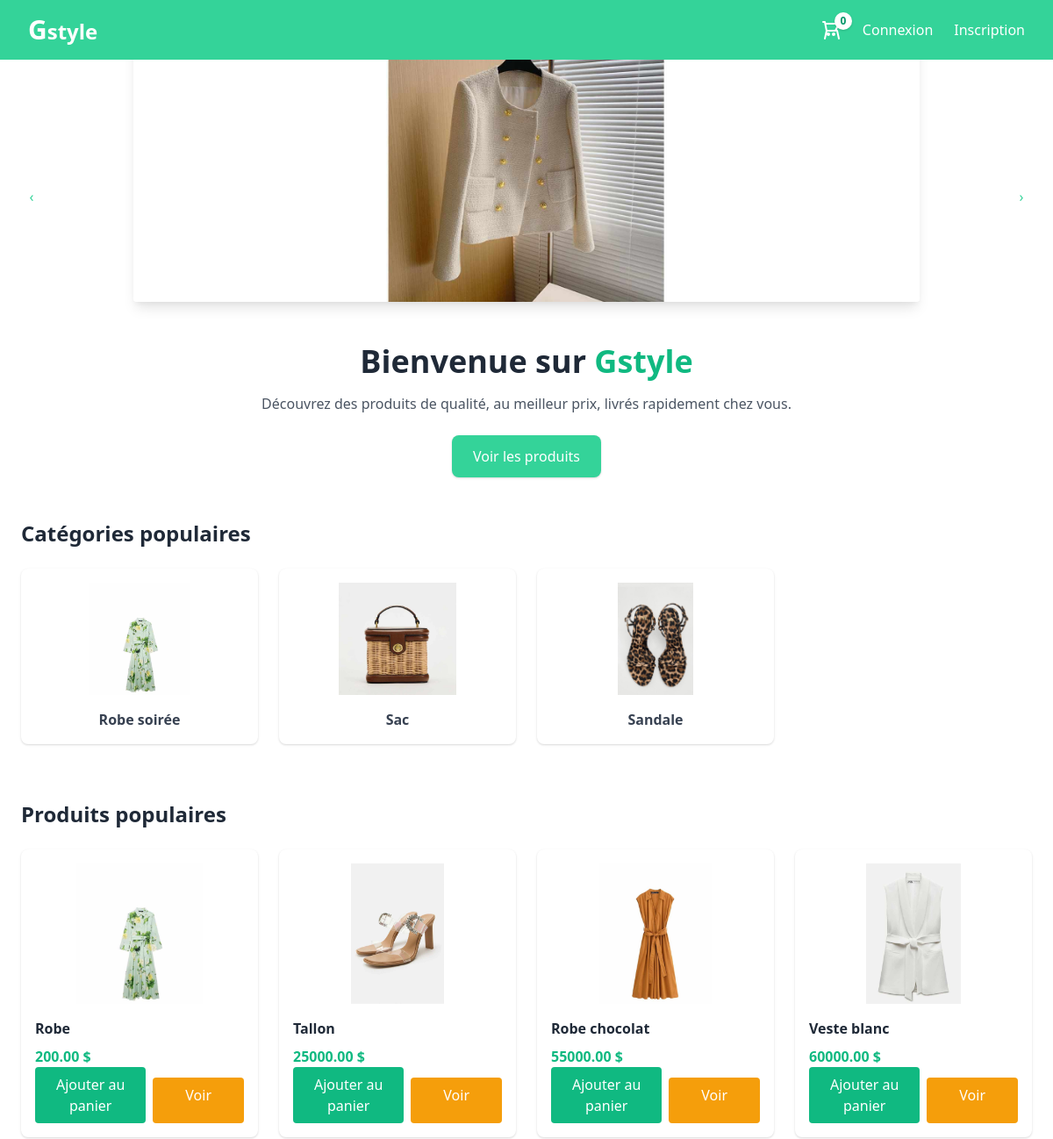
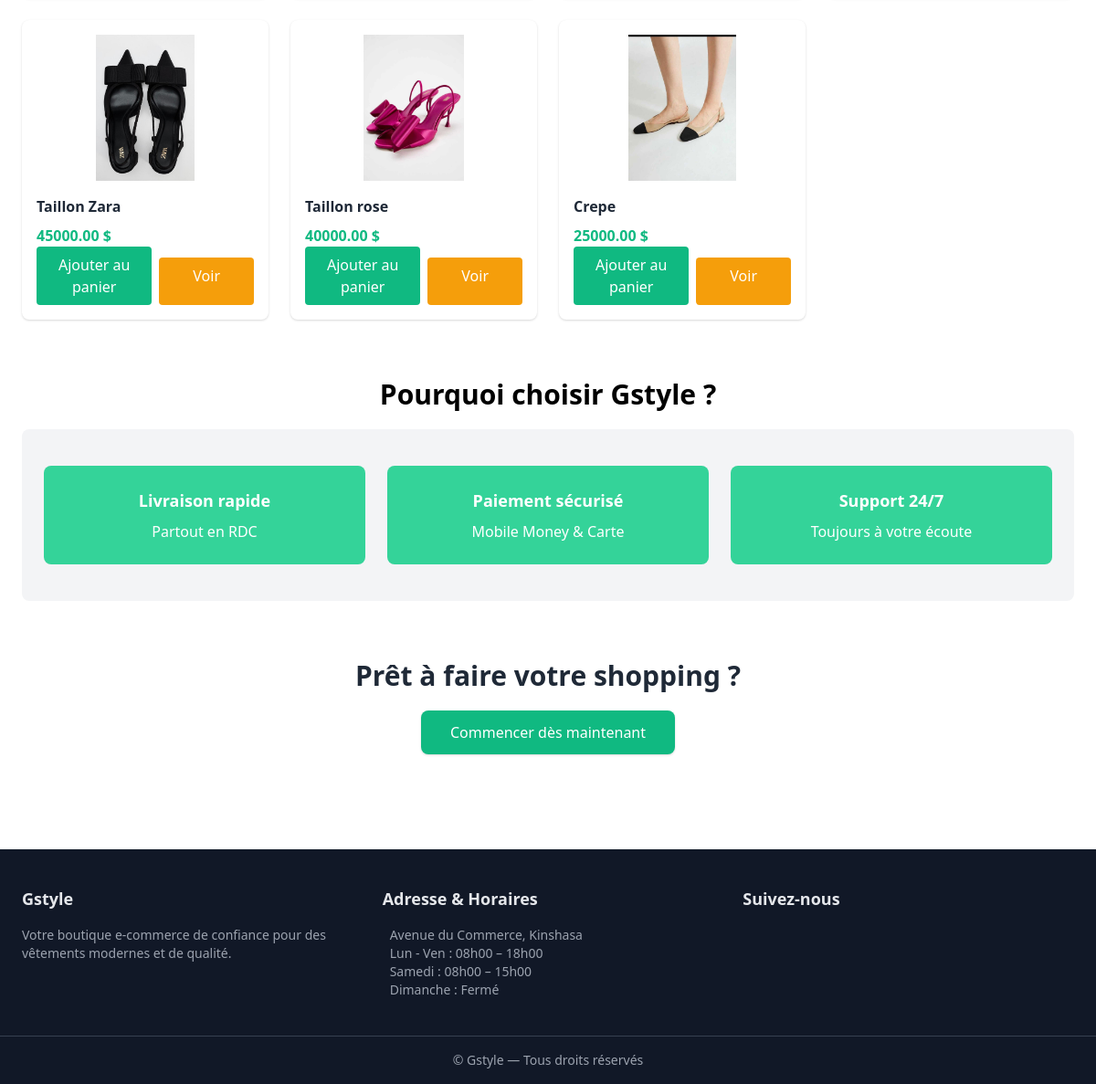
The page / on the database its author committed (2 pictures, top to bottom).
### products/models.py (models this page shows, shortened)
class Categorie(models.Model):
    nom = models.CharField(max_length=100)
    image = models.ImageField(upload_to="categories/", blank=True, null=True)
    est_populaire = models.BooleanField(default=False)

class Produit(models.Model):
    nom = models.CharField(max_length=200)
    description = models.TextField()
    prix = models.DecimalField(max_digits=10, decimal_places=2)
    image = models.ImageField(upload_to='products/')
    stock = models.PositiveIntegerField(default=0)
    est_populaire = models.BooleanField(default=False)
    categorie = models.ForeignKey(Categorie, on_delete=models.SET_NULL, null=True, blank=True)

### ecommerce/views.py (the view)
# urls.py: 2. Add a URL to urlpatterns:  path('', views.home, name='home')
def home(request):
    categories_populaires = Categorie.objects.filter(est_populaire=True)
    produits_populaires = Produit.objects.filter(est_populaire=True)[:8]
    context = {
        "categories": categories_populaires,
        "produits": produits_populaires,
    }
    return render(request, "home.html", context)

### panier/context_processors.py (called while the page is built)
def panier_context(request):
    if request.user.is_authenticated:
        panier, _ = Panier.objects.get_or_create(user=request.user)
        return {'panier': panier}
    return {'panier': None}

### ecommerce/templates/home.html (shortened to what this page needs)
{% extends "base.html" %}
{% load static %}
{% block content %}
<section class="text-center mb-12">
    <h1 class="text-4xl font-extrabold text-gray-800">
        Bienvenue sur <span class="text-green-500">Gstyle</span>
    </h1>
    <p class="mt-4 text-gray-600 max-w-2xl mx-auto">
        Découvrez des produits de qualité, au meilleur prix, livrés rapidement chez vous.
    </p>
    <a href="{% url 'products:list_products' %}"
       class="inline-block mt-6 bg-green-400 text-white px-6 py-3 rounded-lg shadow hover:bg-green-600 transition">
        Voir les produits
    </a>
</section>
<section class="mb-16">
    <h2 class="text-2xl font-bold mb-6 text-gray-800">
        Catégories populaires
    </h2>
    <div class="grid grid-cols-1 sm:grid-cols-2 md:grid-cols-4 gap-6">
        {% for cat in categories %}
        <div class="bg-white rounded-lg shadow hover:shadow-lg transition p-4 text-center">
            <img src="{{ cat.image.url }}" class="h-32 mx-auto object-contain" alt="{{ cat.nom }}">
            <h3 class="mt-4 font-semibold text-gray-700">{{ cat.nom }}</h3>
        </div>
        {% empty %}
        <p>Aucune catégorie populaire</p>
        {% endfor %}
    </div>
</section>
<section class="mb-16">
    <h2 class="text-2xl font-bold mb-6 text-gray-800">
        Produits populaires
    </h2>
    <div class="grid grid-cols-1 sm:grid-cols-2 md:grid-cols-4 gap-6">
        {% for prod in produits %}
        <div class="bg-white rounded-lg shadow hover:shadow-lg transition p-4">
            <img src="{{ prod.image.url }}" class="h-40 w-full object-contain" alt="{{ prod.nom }}">
            <h3 class="mt-4 font-semibold text-gray-800">{{ prod.nom }}</h3>
            <p class="text-green-500 font-bold mt-2">{{ prod.prix }} $</p>
            <div class="flex gap-2">
            <button
                data-id="{{ prod.id }}"
                onclick="addToCart(this.dataset.id)"
                class="px-4 py-2 bg-green-500 text-white rounded hover:bg-green-600">
                Ajouter au panier
            </button>
                <a href="{% url 'products:detail' prod.id %}" class="w-36 mt-3 bg-yellow-500 text-white text-center py-2 rounded hover:bg-yellow-600 transition">Voir</a>
            </div>
        </div>
        {% empty %}
        <p>Aucun produit populaire</p>
        {% endfor %}
    </div>
</section>
<h2 class="text-3xl text-center font-bold"> Pourquoi choisir Gstyle ?</h2>
<section class="bg-gray-100 rounded-lg p-10 px-6 mt-5 mb-16">
    <div class="grid grid-cols-1 md:grid-cols-3 gap-6 text-center">
        <div class="bg-green-400 p-6 text-white rounded-lg">
            <h3 class="font-bold text-lg">Livraison rapide</h3>
            <p class="text-white-600 mt-2">Partout en RDC</p>
        </div>
        <div class="bg-green-400 p-6 text-white rounded-lg">
            <h3 class="font-bold text-lg">Paiement sécurisé</h3>
            <p class="text-white-600 mt-2">Mobile Money & Carte</p>
        </div>
        <div class="bg-green-400 p-6 text-white rounded-lg">
            <h3 class="font-bold text-lg">Support 24/7</h3>
            <p class="text-white-600 mt-2">Toujours à votre écoute</p>
        </div>
    </div>
</section>
<section class="text-center mb-10">
    <h2 class="text-3xl font-bold text-gray-800">
        Prêt à faire votre shopping ?
    </h2>
    <a href="{% url 'products:list_products' %}"
       class="inline-block mt-5 bg-green-500 text-white px-8 py-3 rounded-lg shadow hover:bg-green-400 transition">
        Commencer dès maintenant
    </a>
</section>
{% endblock %}

### rows shown on the page
Categorie: image (picture), nom "Robe soirée"
Categorie: image (picture), nom "Sac"
Categorie: image (picture), nom "Sandale"
Produit: image (picture), nom "Robe", prix "200.00"
Produit: image (picture), nom "Tallon", prix "25000.00"
Produit: image (picture), nom "Robe chocolat", prix "55000.00"
Produit: image (picture), nom "Veste blanc", prix "60000.00"
Produit: image (picture), nom "Taillon Zara", prix "45000.00"
Produit: image (picture), nom "Taillon rose", prix "40000.00"
Produit: image (picture), nom "Crepe", prix "25000.00"

### other values the page prints
{{ panier.total_items_count|default:0 }} "0"
